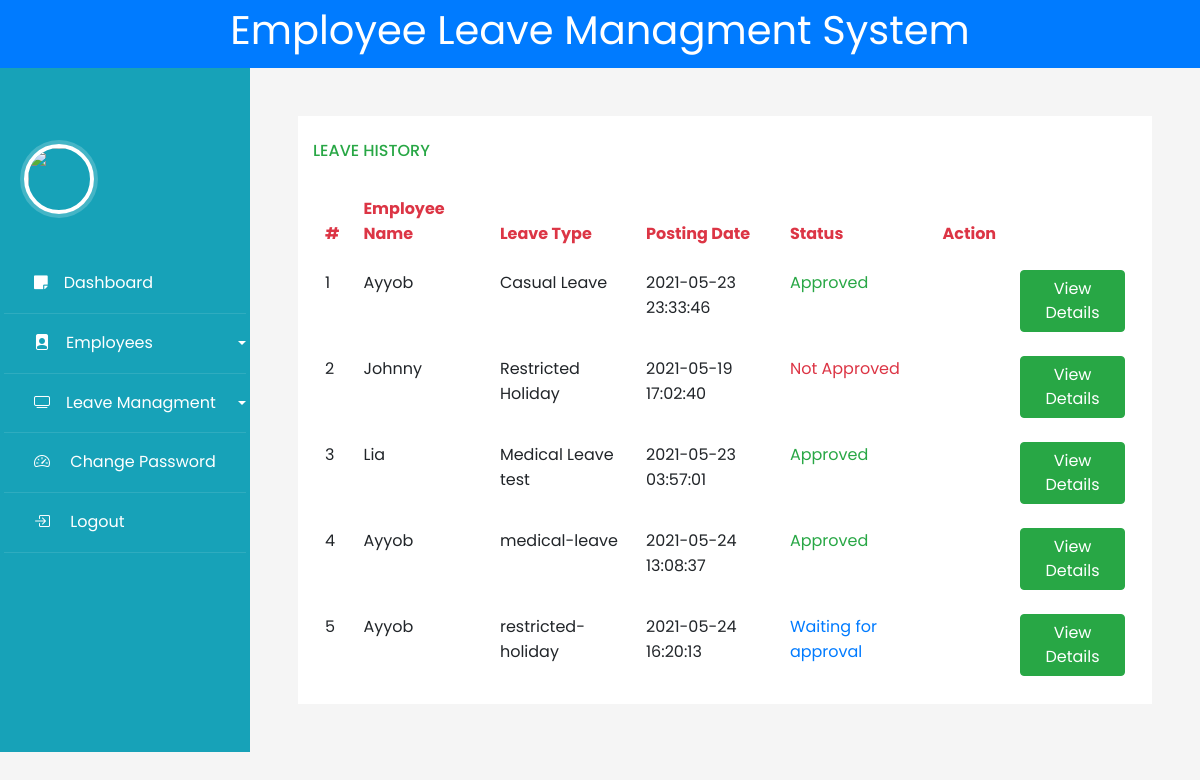
Page /admin/allleaves.php on the committed database.
### tables this page shows
CREATE TABLE `leaves` (
  `id` int(11) NOT NULL,
  `fromDate` date NOT NULL,
  `toDate` date NOT NULL,
  `description` varchar(255) NOT NULL,
  `postDate` timestamp NOT NULL DEFAULT current_timestamp() ON UPDATE current_timestamp(),
  `status` varchar(50) NOT NULL DEFAULT 'Waiting for approval',
  `type` varchar(30) NOT NULL,
  `emp_id` int(11) DEFAULT NULL,
  `CreationDate` timestamp NULL DEFAULT current_timestamp()
);

CREATE TABLE `empusers` (
  `id` int(11) NOT NULL,
  `username` varchar(15) NOT NULL,
  `password` varchar(15) NOT NULL,
  `fname` varchar(15) NOT NULL,
  `lname` varchar(15) NOT NULL,
  `gender` varchar(15) NOT NULL,
  `DOB` date NOT NULL,
  `email` varchar(50) NOT NULL,
  `mobileno` varchar(20) NOT NULL,
  `section` varchar(30) NOT NULL,
  `city` varchar(20) NOT NULL,
  `country` varchar(20) NOT NULL,
  `reg_date` varchar(255) NOT NULL
);

### admin/controller/database.php (called while the page is built, shortened)
<?php
$host = "localhost";
$username = "root";
$password = "";
$database = "vacations";
$_DB = new mysqli($host, $username, $password, $database);
function leave()
{
    global $_DB;
    $sql = "SELECT a.id, a.type, a.postDate, a.status, b.username ,b.fname FROM `leaves` a
    LEFT JOIN `empusers` b ON a.emp_id = b.id
    LIMIT 5;";
    $result = $_DB->query($sql);
    $leaves = [];
    if ($result->num_rows > 0) {
        while ($row = $result->fetch_assoc()) {
            $leaves[] = $row;
        }
    }
    return $leaves;
}

### admin/allleaves.php (the view, shortened to what this page needs)
<?php
include_once 'controller/database.php';
?>
<!doctype html>
<html lang="en">
<head>
    <link rel="stylesheet" href="https://stackpath.bootstrapcdn.com/font-awesome/4.7.0/css/font-awesome.min.css">
    <link rel="stylesheet" href="css/style.css">
    <link rel="stylesheet" href="https://cdn.jsdelivr.net/npm/bootstrap-icons@1.3.0/font/bootstrap-icons.css">
</head>
<body>
    <div class="d-flex justify-content-center bg-primary ">
        <h1 style="color:white">Employee Leave Managment System</h1>
    </div>
    <div class="wrapper d-flex align-items-stretch">
        <nav id="sidebar" class="bg-info">
            <header class="avatar bg-info mt-5" style="padding-right:140px">
                <img src="https://www.w3schools.com/howto/img_avatar.png" />
            </header>
            <div class="p-1 ">
                <ul class="list-unstyled components mb-5">
                    <li class="active">
                        <a href="dashboard.php"><span class=" fa fa-sticky-note mr-3"></span>Dashboard</a>
                    </li>
                    <li class="active">
                        <a href="#pageSubmenu" data-toggle="collapse" aria-expanded="false" class="dropdown-toggle"><span class="bi bi-file-person-fill mr-3"></span>Employees</a>
                    </li>
                    <li class="active">
                        <a href="#managmentmenu" data-toggle="collapse" aria-expanded="false" class="dropdown-toggle"><span class="bi bi-tv mr-3"></span>Leave Managment</a>
                    </li>
                    <li class="active">
                        <a href="controller/changepassword.php"><span class="bi bi-speedometer2 mr-3"></span> Change Password</a>
                    </li>
                    <li class="active">
                        <a href="controller/logout.php"><span class="bi bi-box-arrow-in-right mr-3"></span> Logout</a>
                    </li>
                </ul>
            </div>
        </nav>
        <div class="container table-div m-5 ">
            <br>
            <h6 class="text-success pb-3">LEAVE HISTORY</h6>
            <table class="table table-borderless">
                <thead>
                    <tr class="text-danger">
                        <th scope="col">#</th>
                        <th scope="col">Employee Name</th>
                        <th scope="col">Leave Type</th>
                        <th scope="col">Posting Date</th>
                        <th scope="col">Status</th>
                        <th scope="">Action</th>
                        <th scope="col-sm-2"></th>
                    </tr>
                </thead>
                <tbody>
                    <?php
                    $leaves = leave();
                    $inc = 1;
                    foreach ($leaves as $leave) {
                        $status = $leave['status'];
                        $class = "";
                        if ($status == 'Approved') {
                            $class = "text-success";
                        } else if ($status == 'Not Approved') {
                            $class = "text-danger";
                        } else {
                            $class = "text-primary";
                        }
                        $html = '<tr>';
                        $html .= "<td>$inc</td>";
                        $html .= "<td>{$leave['fname']}</td>";
                        $html .= "<td>{$leave['type']}</td>";
                        $html .= "<td>{$leave['postDate']}</td>";
                        $html .= "<td class='{$class}'>{$status}</td>";
                        $html .= '<td></td>';
                        $html .= '<td><a href="viewdetails.php?id=' . $leave['id'] . '"><button type="button" class="btn btn-success">View Details</button></a></td>';
                        $html .= "</tr>";
                        echo $html;
                        $inc++;
                    }
                    ?>
                </tbody>
            </table>
        </div>
    </div>
</body>
</html>

### admin/allleaves.php (style rules this page uses)
body { background-color: whitesmoke; }
.avatar { background: rgba(0, 0, 0, 0.1); padding: 2em 0.5em; text-align: center; }
img { width: 70px; border-radius: 50%; overflow: hidden; border: 4px solid; box-shadow: 0 0 0 4px rgba(255, 255, 255, 0.2); }
.table-div { background-color: white; }

### rows in the picture
leaves: emp.fname "Ayyob", type "Casual Leave", postDate "2021-05-23 23:33:46", status "Approved"
leaves: emp.fname "Johnny", type "Restricted Holiday", postDate "2021-05-19 17:02:40", status "Not Approved"
leaves: emp.fname "Lia", type "Medical Leave test", postDate "2021-05-23 03:57:01", status "Approved"
leaves: emp.fname "Ayyob", type "medical-leave", postDate "2021-05-24 13:08:37", status "Approved"
leaves: emp.fname "Ayyob", type "restricted-holiday", postDate "2021-05-24 16:20:13", status "Waiting for approval"
